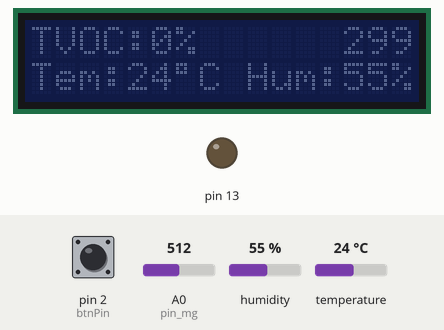
Simulated run of this sketch. Board: Arduino Uno, built with avr-gcc and run on an emulated ATmega328P. Shown: 16×2 character LCD, output pins drawn as LEDs (lit = HIGH). The inputs (shaded band) are chosen by the test bench; at power-on: pin 2 (btnPin) HIGH, humidity 55 %, temperature 24 °C, A0 (pin_mg) = 512. What the sketch prints to the serial monitor is not drawn.

Above: at 1.2 s.
1.3 s: pin 2 (btnPin) pulled LOW for 0.15 s
At 2.2 s:
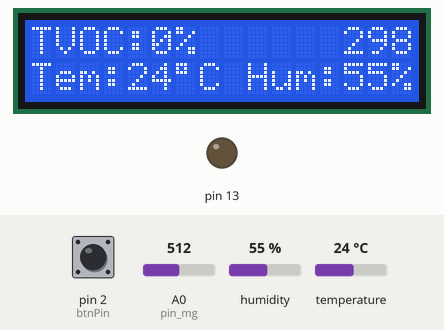
6.0 s: humidity set to 22 %
At 7.6 s:
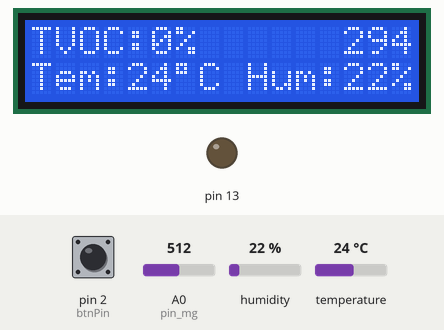
9.3 s: temperature set to 12 °C
At 11.3 s:
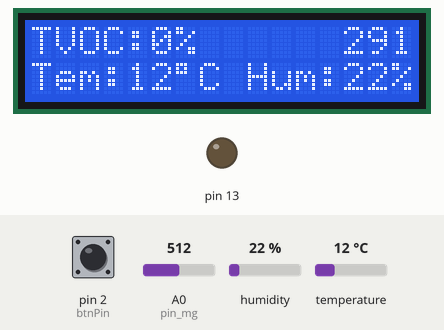
13.1 s: A0 (pin_mg) set to 0
At 14.6 s:
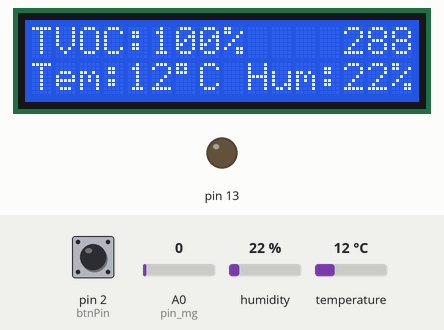
16.8 s: A0 (pin_mg) set to 122
At 18.7 s:
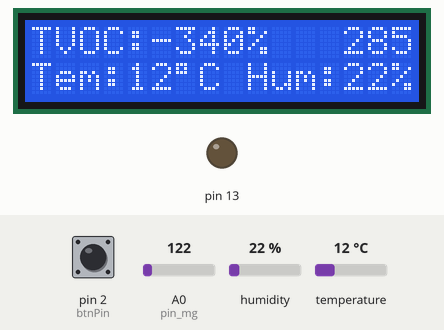
20.5 s: pin 2 (btnPin) pulled LOW for 1 s
At 22.6 s:
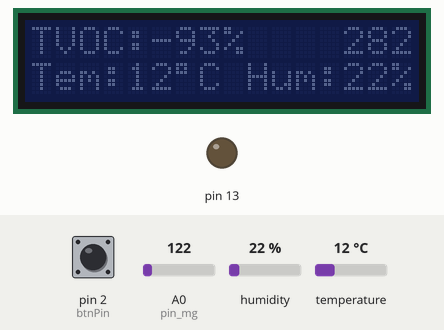
Timing chart, 0 to 24.1 s (numbered marks = the images above; inputs shaded):
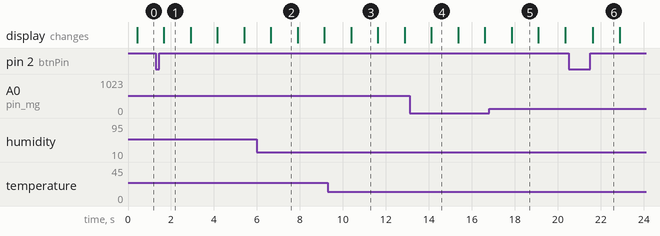

The sketch:

air_iic.ino
```cpp
#include <Wire.h>
#include <LiquidCrystal_I2C.h>

#include "dht_11.h"   // 温湿度
#include "kq_2801.h"  // TVOC指数

// 工具实例

// 遇到空屏，可能需要调节iis版的电阻旋钮（先试试顺时针，调45°）。
// VCC->VCC(5V/3.3V)、GND->GND、SCL->SCL/A4、SDA->SDA/A5
LiquidCrystal_I2C LCD(0x27, 16, 2);

// 镂空面：1->VCC(5V)、2->D?、3->留空、4->GND
DHT_11 DHT(12);

// 元器件面：1(AO)->A、2(DO)->D?、3(GND)->GND、4(VCC)->VCC(5V)
KQ_2801 KQ(A0, 5);

int btnPin = 2;

void setup() {
  Serial.begin(9600);  //UART setup, baudrate = 9600bps

  // 关掉主板的灯L
  pinMode(13, OUTPUT);
  digitalWrite(13, LOW);

  pinMode(btnPin, INPUT);

  // 工具初始化
  KQ.Init();

  LCD.init();
  LCD.backlight();

  // 加载提醒
  char title1[] = "Air Monitor";
  LCD.setCursor((int)((16 - strlen(title1)) / 2), 0);
  LCD.print(title1);
  char title2[] = "Loading...";
  LCD.setCursor((int)((16 - strlen(title2)) / 2), 1);
  LCD.print(title2);

  Serial.println("");
  Serial.println("Loading...");
}

// 执行次数
long n = 0;
// 阈值
long at = 100000;
// 帧计数
long timer = at;

void printTVOC() {
  char line[16] = "";

  strcat(line, "TVOC:");
  char percentageStr[4] = "";
  itoa(KQ.percentage, percentageStr, 10);
  strcat(line, percentageStr);
  strcat(line, "%");

  if (KQ.is_warm_up) {
    char subfix[] = "";
    itoa(KQ.warm_up_seconds - KQ.read_times, subfix, 10);
    for (int i = strlen(line); i < 16 - strlen(subfix); i++) {
      strcat(line, " ");
    }
    strcat(line, subfix);
  }

  char display[16] = "                ";
  int i = 0;
  for (; i < strlen(line); i++) {
    display[i] = line[i];
  }

  LCD.setCursor(0, 0);
  LCD.print(display);

  display[i] = '\0';
  Serial.println(display);
}

void printTempHum() {
  char line[16] = "";

  char temperatureStr[4] = "";
  char humidityStr[4] = "";

  itoa(DHT.temperature, temperatureStr, 10);
  itoa(DHT.humidity, humidityStr, 10);
  strcat(line, "Tem:");
  strcat(line, temperatureStr);
  strcat(line, " C");

  // 左右贴边，补充空格
  for (int i = 0; i < 16 - (4 + strlen(temperatureStr) + 2) - (4 + strlen(humidityStr) + 1); i++) {
    strcat(line, " ");
  }

  strcat(line, "Hum:");
  strcat(line, humidityStr);
  strcat(line, "%");

  int pos = strlen(temperatureStr) + 4;
  line[pos] = 0xdf;

  char display[16] = "                ";
  int i = 0;
  for (; i < strlen(line); i++) {
    display[i] = line[i];
  }

  LCD.setCursor(0, 1);
  LCD.print(display);

  display[i] = '\0';
  Serial.println(display);
}

// 执行逻辑
void process() {
  // 读数
  DHT.Read();
  KQ.Read();

  Serial.println("");
  Serial.print(n);
  Serial.println("秒");

  // LCD显示内容
  printTVOC();
  printTempHum();

  // 串口日志
  Serial.print(KQ.resistance_current);
  Serial.print("Ω/");
  Serial.print(KQ.resistance_air);
  if (KQ.is_warm_up) {
    Serial.print("Ω");
    Serial.println("（预热中）");
  } else {
    Serial.println("Ω");
  }
}

bool lightOn = true;
bool btnClick = false;

// 帧
void loop() {
  // Click 判断
  int btnOn = digitalRead(btnPin);
  if (!btnClick && btnOn == HIGH) {
    btnClick = true;
    // 切换状态
    lightOn = !lightOn;

    // 开关灯
    if (lightOn) {
      LCD.backlight();
    } else {
      LCD.noBacklight();
    }
  } else if (btnOn == LOW) {
    btnClick = false;
  }

  // 计数
  timer++;

  // 每秒（大约）执行一次
  if (timer >= at) {
    // 重新计数
    timer = 0;
    // 累计执行次数
    n++;
    // 执行
    process();
  }
}
```

dht_11.h
```cpp
#include <Arduino.h>
#include <DFRobot_DHT11.h>

class DHT_11 {
public:
  DHT_11(int p) {
    pin = p;
  }

  int pin = 0;
  int temperature = 0;
  int humidity = 0;
  DFRobot_DHT11 DHT11;

  void Read() {
    DHT11.read(pin);
    temperature = DHT11.temperature;
    humidity = DHT11.humidity;
  }
};
```

kq_2801.h
```cpp
#include <Arduino.h>

class KQ_2801 {
private:
  int _read_sample_interval = 50;
  int _read_sample_times = 5;
  int _start_catch = 10; // 丢弃前10次采样

  float _sum_voltage_air = 0;
  float _sum_resistance_air = 0;
public:
  KQ_2801(int pm, int pb) {
    pin_mg = pm;
    pin_bool = pb;
  }

  int pin_mg = 0;
  int pin_bool = 0;

  int percentage = 0;

  float voltage_air = 0;
  float resistance_air = 0;

  float voltage_current = 0;
  float resistance_current = 0;

  int warm_up_seconds = 300; // 预热300次
  int read_times = 0;
  bool is_warm_up = true;

  void Init() {
    pinMode(pin_bool, INPUT);      //set pin to input
    digitalWrite(pin_bool, HIGH);  //turn on pullup resistors
  }

  // 来源于网络示例/商家文档

  float Read_Voltage() {
    int i;
    float v = 0;

    for (i = 0; i < _read_sample_times; i++) {
      v += analogRead(pin_mg);
      delay(_read_sample_interval);
    }
    v = (v / _read_sample_times) * 5 / 1024;  //单位是V
    return v;
  }

  int Read_Resistance(float v) {
    return (5 * 3900) / v - 3900;
  }

  int Read() {
    read_times++;

    float v = Read_Voltage();
    int r = Read_Resistance(v);

    if (read_times < warm_up_seconds) {
      if (read_times > _start_catch) {
        _sum_voltage_air += v;
        voltage_air = _sum_voltage_air / (read_times - _start_catch);

        _sum_resistance_air += r;
        resistance_air = _sum_resistance_air / (read_times - _start_catch);
      }
    } else {
      is_warm_up = false;
    }

    voltage_current = v;
    resistance_current = r;

    if (resistance_air > 0) {
      percentage = 100 - resistance_current / resistance_air * 100;
    } else {
      percentage = 0;
    }
    return percentage;
  }
};
```

Measured:
- after the input at 1.3 s, the display: first differs from a run without the input after 0.37 s (image 1)
- after the input at 20.5 s, the display: first differs from a run without the input after 1.1 s (image 6)
- what the display in image 1 shows lasts 1.2 s, from 1.7 s to 2.9 s
